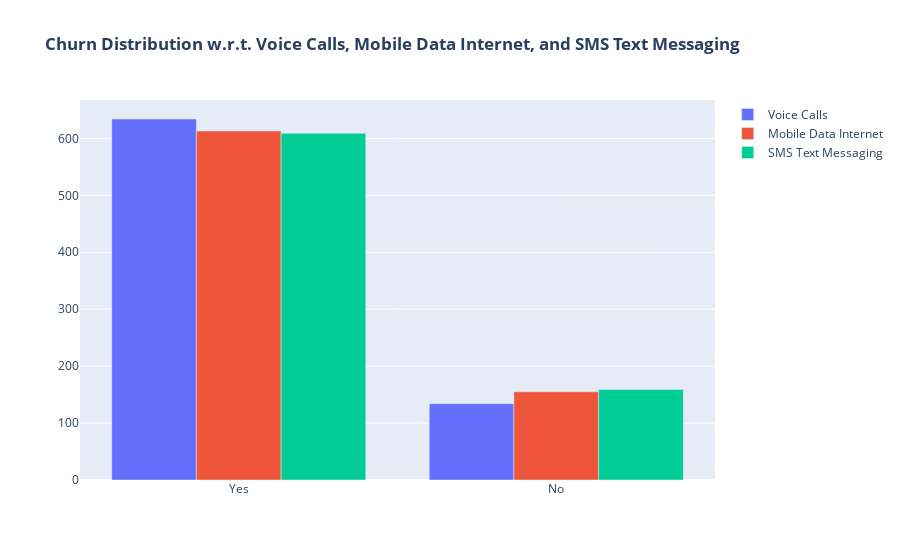

Notebook code cell kept with this figure:
### Markdown cell above
Churn Distribution w.r.t. Voice Calls, Mobile Data Internet, and SMS Text Messaging

### Code cell
# Create a list of unique values in the 'Churn' column
churn_values = ['Yes', 'No']
voice = data['Voice_Calls'].value_counts()
mobile_data = data['Mobile_Data_Internet'].value_counts()
SMS_messaging = data['SMS_Text_Messaging'].value_counts()
fig = go.Figure()

# Voice Calls
fig.add_trace(go.Bar(
    x=churn_values,
    y=voice,
    name='Voice Calls'
))

# Mobile Data Internet
fig.add_trace(go.Bar(
    x=churn_values,
    y=mobile_data,
    name='Mobile Data Internet'
))

# SMS Text Messaging
fig.add_trace(go.Bar(
    x=churn_values,
    y=SMS_messaging,
    name='SMS Text Messaging'
))

fig.update_layout(title_text="<b>Churn Distribution w.r.t. Voice Calls, Mobile Data Internet, and SMS Text Messaging</b>")

fig.show()
# data['SMS_Text_Messaging'].value_counts()
# fig = go.Figure()

# fig.add_trace(go.Bar(
#   x = [['Churn:No', 'Churn:No', 'Churn:Yes', 'Churn:Yes'],
#        ["Female", "Male", "Female", "Male"]],
#   y = [965, 992, 219, 240],
#   name = 'DSL',
# ))

# fig.add_trace(go.Bar(
#   x = [['Churn:No', 'Churn:No', 'Churn:Yes', 'Churn:Yes'],
#        ["Female", "Male", "Female", "Male"]],
#   y = [889, 910, 664, 633],
#   name = 'Fiber optic',
# ))

# fig.add_trace(go.Bar(
#   x = [['Churn:No', 'Churn:No', 'Churn:Yes', 'Churn:Yes'],
#        ["Female", "Male", "Female", "Male"]],
#   y = [690, 717, 56, 57],
#   name = 'No Internet',
# ))

# fig.update_layout(title_text="<b>Churn Distribution w.r.t. Internet Service and Gender</b>")

# fig.show()

### Figure 1 — Plotly figure (JSON) as saved in the notebook; plotly's stock layout.template omitted (floating-point values rounded to 4 significant figures)
{"data": [{"name": "Voice Calls", "type": "bar", "x": ["Yes", "No"], "y": [634, 134]}, {"name": "Mobile Data Internet", "type": "bar", "x": ["Yes", "No"], "y": [613, 155]}, {"name": "SMS Text Messaging", "type": "bar", "x": ["Yes", "No"], "y": [609, 159]}], "layout": {"title": {"text": "<b>Churn Distribution w.r.t. Voice Calls, Mobile Data Internet, and SMS Text Messaging</b>"}}}
